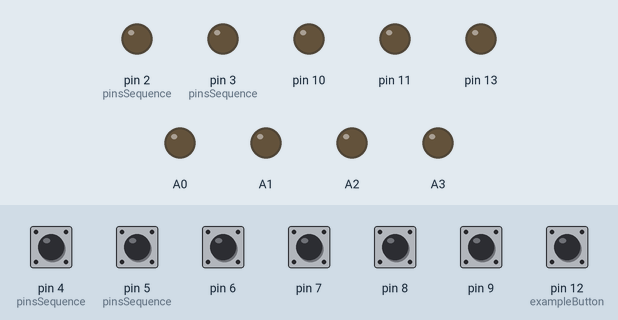
The sketch below on a simulated Arduino Uno, built with avr-gcc and run on an emulated ATmega328P. Shown: output pins drawn as LEDs (lit = HIGH). The inputs (shaded band) are chosen by the test bench; at power-on: pin 4 (pinsSequence), pin 5 (pinsSequence), pin 6–9, pin 12 (exampleButton) HIGH. The audio player accepts every command and is not drawn.

Above: at 1.2 s.
1.3 s: pin 4 (pinsSequence) pulled LOW for 0.15 s
At 1.37 s:
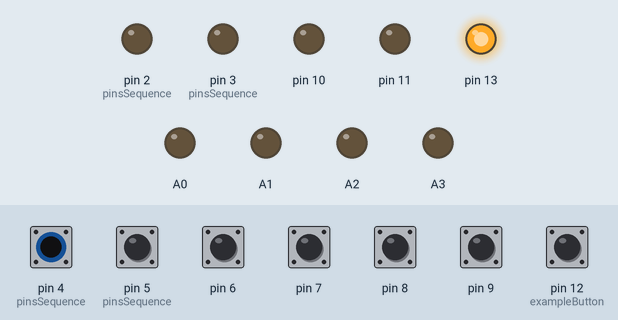
2.9 s: pin 5 (pinsSequence) pulled LOW for 0.15 s
At 2.97 s:
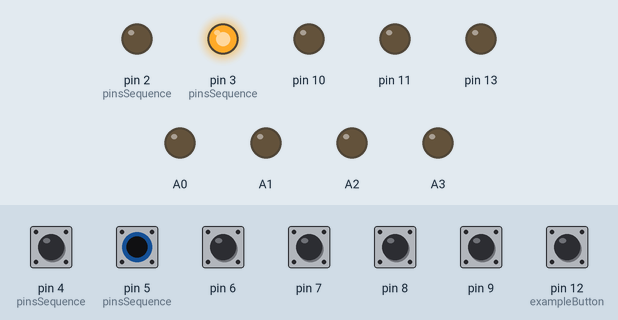
4.5 s: pin 6 pulled LOW for 0.15 s
At 4.57 s:
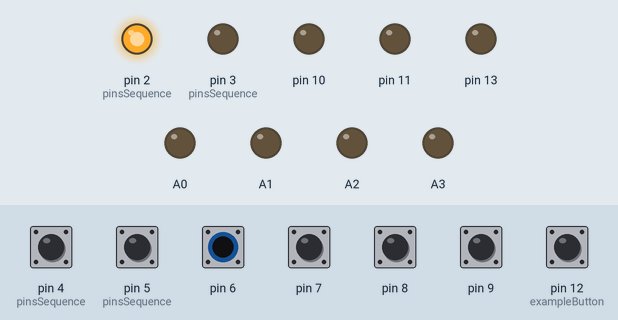
6.1 s: pin 7 pulled LOW for 0.15 s
At 6.17 s:
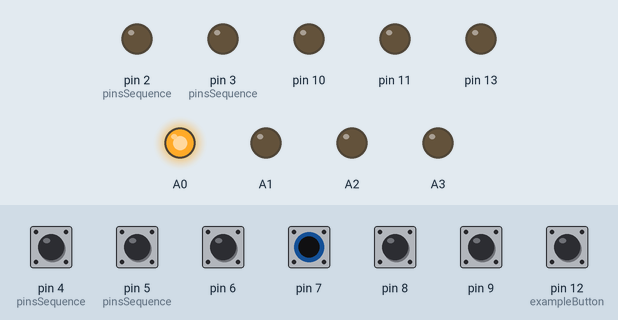
7.7 s: pin 8 pulled LOW for 0.15 s
At 7.77 s:
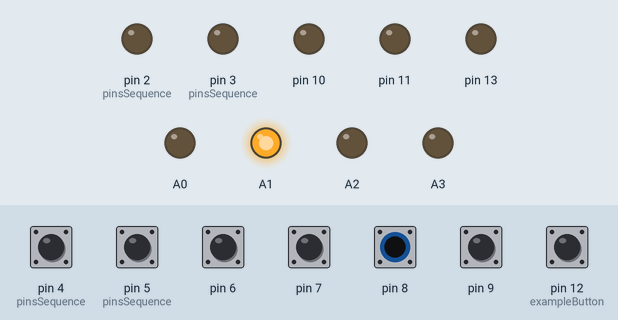
9.3 s: pin 9 pulled LOW for 0.15 s
At 9.37 s:
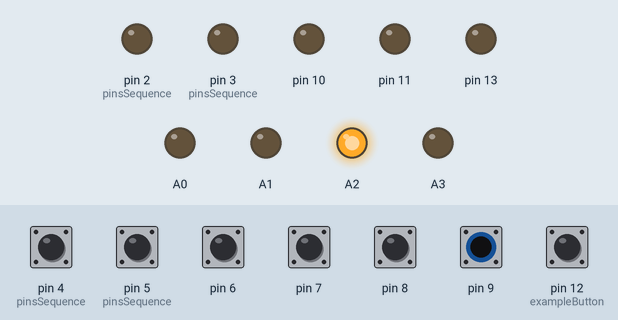
Timing chart, 0 to 11.9 s (numbered marks = the images above; inputs shaded):
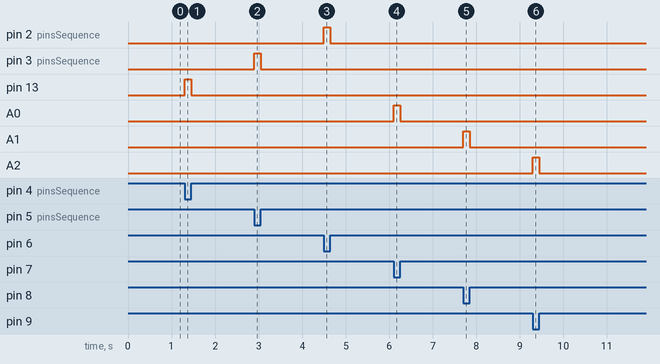

Measured:
- after the input at 1.3 s, pin 13: LOW → HIGH at once, → LOW 0.15 s later
- after the input at 2.9 s, pin 3 (pinsSequence): LOW → HIGH at once, → LOW 0.15 s later
- after the input at 4.5 s, pin 2 (pinsSequence): LOW → HIGH at once, → LOW 0.15 s later
- after the input at 6.1 s, A0: LOW → HIGH at once, → LOW 0.15 s later
- after the input at 7.7 s, A1: LOW → HIGH at once, → LOW 0.15 s later
- after the input at 9.3 s, A2: LOW → HIGH at once, → LOW 0.15 s later

The sketch:

acedia.ino
```cpp
#define ADDRESS 11

#define SOLVED 1
#define NOT_SOLVED 0

#define PLAYER_RX 0
#define PLAYER_TX 1

#include <Wire.h>

#include <SoftwareSerial.h>
#include <DFPlayer_Mini_Mp3.h>

#include "Button.cpp"
#include "Indicators.cpp"
#include "Sequence.cpp"

int pinToId(int pin) {
  switch (pin) {
    case 4:
      return 0;
      break;
    case 5:
      return 1;
      break;
    case 6:
      return 2;
      break;
    case 7:
      return 3;
      break;
    case 8:
      return 4;
      break;
    case 9:
      return 5;
      break;
  }
}

SoftwareSerial mySoftwareSerial(PLAYER_RX, PLAYER_TX); // сюда подключаем плэйер

const int fragmentsCount = 6;
Button buttons [fragmentsCount] = {
  Button(4),
  Button(5),
  Button(6),
  Button(7),
  Button(8),
  Button(9),
};
SimpleIndicator indicators [fragmentsCount] = {
  SimpleIndicator(13),
  SimpleIndicator(3),
  SimpleIndicator(2),
  SimpleIndicator(A0),
  SimpleIndicator(A1),
  SimpleIndicator(A2),
};
Button exampleButton(12);
SimpleIndicator exampleIndicator(A3);

BlinkingIndicator* red;
SimpleIndicator* green;

int fragments [fragmentsCount] = { // фрагменты трэка
  1,
  2,
  3,
  4,
  5,
  6
};
int completeSong = 7;
int durations [fragmentsCount] = { // длинны фрагментов
  100,
  100,
  100,
  100,
  100,
  100
};
int completeSongDuration = 6000;
int failDuration = 1000;

const int sequenceSize = 10; // длинна правильной последовательности
int pinsSequence[sequenceSize] = {0, 1, 2, 3, 2, 0, 0, 4, 4, 5}; // правильная последовательность
                                   // 0, 1, 2, 3, 2, 4, 4, 5
Sequence sequence(sequenceSize, pinsSequence);

void setup() {
  mySoftwareSerial.begin(9600);

  mp3_set_serial(mySoftwareSerial);
  mp3_set_volume(20);  // громкость крутить здесь

  for (int i = 0; i < fragmentsCount; i++) {
    buttons[i].onPress(handleButtonPress);
    buttons[i].onRelease(handleButtonRelease);
  }
  SimpleIndicator* simpleRed = new SimpleIndicator(10);
  red = new BlinkingIndicator(simpleRed, 1000, 500);
  green = new SimpleIndicator(11);

  exampleButton.onPress(handleExampleButtonPress);
  exampleButton.onRelease(handleExampleButtonRelease);
  sequence.onSuccess(handleSuccess);
  sequence.onFailure(handleFail);

  Wire.begin(ADDRESS);
  Wire.onRequest(requestEvent);

  //Serial.begin(115200);
  //Serial.println("Version 0.1.1");
}

void deactivateAll(int duration) {
  for (int i = 0; i < fragmentsCount; i++) {
    buttons[i].deactivate(duration);
  }
  exampleButton.deactivate(duration);
}

void deactivateAll() {
  for (int i = 0; i < fragmentsCount; i++) {
    buttons[i].deactivate();
  }
  exampleButton.deactivate();
}

void activateAll() {
  for (int i = 0; i < fragmentsCount; i++) {
    buttons[i].activate();
  }
  exampleButton.activate();
}

void handleButtonPress(int pin) {
  deactivateAll();
  int id = pinToId(pin);


  buttons[id].activate();
  indicators[id].switchOn();
}


void handleButtonRelease(int pin) {
  int id = pinToId(pin);
  //Serial.print("Button release ");
  //Serial.println(pin);
  mp3_play(fragments[id]);
  indicators[id].switchOff();

  activateAll();
  deactivateAll(durations[id]);

  sequence.add(id);
}

void handleExampleButtonPress(int pin) {
  //Serial.println("Button press example");
  deactivateAll();
  exampleButton.activate();
  exampleIndicator.switchOn();
}


void handleExampleButtonRelease(int pin) {
  //Serial.println("Button release example");
  mp3_play(completeSong);
  exampleIndicator.switchOff();
  activateAll();
  deactivateAll(completeSongDuration);
}

void handleSuccess() {
  //Serial.println("Win!");
  mp3_play(8);
  delay(10);
  mp3_play(8);
  deactivateAll();
  green->switchOn();
}

void handleFail() {
  //Serial.println("Fail!");
  mp3_play(9);
  delay(10);
  mp3_play(9);
  deactivateAll(failDuration);
  red->blinkNTimes(3);
}

void loop() {
  for (int i = 0; i < fragmentsCount; i++) {
    buttons[i].check();
  }
  exampleButton.check();
  red->check();
}

void requestEvent() {
  if (sequence.isSolved())
    Wire.write(SOLVED);
  else
    Wire.write(NOT_SOLVED);
}
```

Blocker.cpp
```cpp
#include <Arduino.h>

class Blocker {
  private:
    bool _blocked;

    bool _blockedOnTime;
    long _whenBlocked;
    long _duration;

  public:
    Blocker() {
      _blocked = false;
      _blockedOnTime = false;
    }
    void check() {
      if (!_blockedOnTime)
        return;

      if (millis() > _whenBlocked + _duration)
        _blockedOnTime = false;
    }

    void block(long milliseconds) {
      _whenBlocked = millis();
      _duration = milliseconds;
      _blockedOnTime = true;
    }

    void block() {
      _blocked = true;
    }
    void unblock() {
      _blocked = false;
      _blockedOnTime = false;
    }
    bool isBlocked() {
      return _blocked || _blockedOnTime;
    }
};
```

Button.cpp
```cpp
#include <Arduino.h>
#include "Sensor.cpp"

#define DEBOUNCE_TIME 100

class Button {
  private:
    Sensor* _sensor;
  public:
    Button(int pin) {
      _sensor = new Sensor(pin, DEBOUNCE_TIME);
    }

    void check(){
      _sensor->check();
    }

    void onPress(void (*callback)(int)) {
      _sensor->onDrop(callback);
    }
    void onRelease(void (*callback)(int)) {
      _sensor->onRise(callback);
    }

    void deactivate(long milliseconds) {
      _sensor->deactivate(milliseconds);
    }
    void deactivate() {
      _sensor->deactivate();
    }
    void activate() {
      _sensor->activate();
    }
};
```

Indicators.cpp
```cpp
#ifndef INDICATORS_H
#define INDICATORS_H
#include <Arduino.h>

class SimpleIndicator {
  private:
    int _pin;
    bool _state;

    void _setState(int newState) {
      if (_state != newState) {
        _state = newState;
        digitalWrite(_pin, _state);
      }
    }

  public:
    SimpleIndicator(int pin) {
      _pin = pin;
      pinMode(_pin, OUTPUT);
    }

    void switchOn() {
      _setState(HIGH);
    }
    void switchOff() {
      _setState(LOW);
    }
};


class BlinkingIndicator {
  private:
    SimpleIndicator *_indicator;
    int _delayOn;
    int _delayOff;

    int _timesToBlink;
    long _startBlinking;

  public:
    BlinkingIndicator(SimpleIndicator* indicator, int delayOn, int delayOff) {
      _indicator = indicator;

      _delayOn = delayOn;
      _delayOff = delayOff;

      _timesToBlink = 0;
      _startBlinking = 0;
    }

    bool _isOn(int offset, int times) {
      for (int i = 0; i < times; i++)
        if (offset >= 0 && offset < _delayOn)
          return true;
        else
          offset -= _delayOn + _delayOff;
      return false;
    }

    bool _isOff(int offset, int times) {
      for (int i = 0; i < times; i++)
        if (offset >= _delayOn && offset < _delayOn + _delayOff)
          return true;
        else
          offset -= _delayOn + _delayOff;
      return false;
    }

    void check() {
      if (_timesToBlink < 1)
        return;

      long current = millis();
      long offset = current - _startBlinking;

      bool isOn = _isOn(offset, _timesToBlink);
      bool isOff = _isOff(offset, _timesToBlink);

      if (isOn)
        _indicator->switchOn();
      else if (isOff)
        _indicator->switchOff();
      else
        _timesToBlink = 0;
    }

    void blinkNTimes(int n) {
      _timesToBlink = n;
      _startBlinking = millis();
    }
};
#endif
```

Sensor.cpp
```cpp
#include <Arduino.h>
#include "Blocker.cpp"

class Sensor {
  private:
    int _state;
    long _stateTimestamp;
    long _debounceTime;
    int _pin;

    bool _isDropped;

    Blocker* _blocker;

    void (*_onDrop)(int);
    void (*_onRise)(int);

    void _act() {
      if (_state == LOW) {
        _drop();
      } else {
        if(_isDropped)
          _rise();
      }
    }

    void _drop() {
      _isDropped = true;
      if (_onDrop != 0L) {
        _onDrop(_pin);
      }
    }

    void _rise() {
      _isDropped = false;
      if (_onRise != 0L) {
        _onRise(_pin);
      }
    }

    void _updateState() {
      _state = digitalRead(_pin);
      _stateTimestamp = millis();
    }

    bool _stateChanged() {
      return digitalRead(_pin) != _state;
    }
    bool _debounced() {
      return millis() > _stateTimestamp + _debounceTime;
    }

  public:
    Sensor(int pin, long debounceTime) {
      _pin = pin;
      _state = HIGH;
      _stateTimestamp = 0;
      _debounceTime = debounceTime;
      _blocker = new Blocker();
      _isDropped = false;

      pinMode(pin, INPUT_PULLUP);
    }

    void check() {
      _blocker->check();

      if (_stateChanged()
          && _debounced()) {

        _updateState();

        if (!_blocker->isBlocked())
          _act();
      }
    }

    void onDrop(void (*callback)(int)) {
      _onDrop = callback;
    }
    void onRise(void (*callback)(int)) {
      _onRise = callback;
    }

    void deactivate(long milliseconds) {
      _blocker->block(milliseconds);
    }
    void deactivate() {
      _blocker->block();
    }
    void activate() {
      _blocker->unblock();
    }
};
```

Sequence.cpp
```cpp
class Sequence {
  private:
    int _sequenceSize;
    int *_sequence;

    int _currentIndex;
    int *_attempt;

    bool _isSolved = false;
    void (*_onSuccess)();
    void (*_onFailure)();

    void _solve() {
      _isSolved = true;
      if (_onSuccess != 0L) {
        _onSuccess();
      }
    }

    void _fail() {
      _currentIndex = 0;
      if (_onFailure != 0L) {
        _onFailure();
      }
    }

    bool _attemptSuccessful() {
      bool result = true;

      for (int i = 0; i < _sequenceSize; i++)
        result = result && _attempt[i] == _sequence[i];

      return result;
    }

  public:
    Sequence(int sequenceSize, int* sequence) {
      _isSolved = false;
      _currentIndex = 0;

      _sequenceSize = sequenceSize;
      _sequence = new int[sequenceSize];
      _attempt = new int[sequenceSize];
      for (int i = 0; i < sequenceSize; i++) {
        _sequence[i] = sequence[i];
        _attempt[i] = -1;
      }
    }

    void add(int element) {
      if (_isSolved)
        return;

      _attempt[_currentIndex] = element;
      _currentIndex++;

      if (_currentIndex == _sequenceSize)
        if (_attemptSuccessful())
          _solve();
        else
          _fail();
    }

    bool isSolved() {
      return _isSolved;
    }

    void onSuccess(void (*callback)()) {
      _onSuccess = callback;
    }
    void onFailure(void (*callback)()) {
      _onFailure = callback;
    }
};
```
